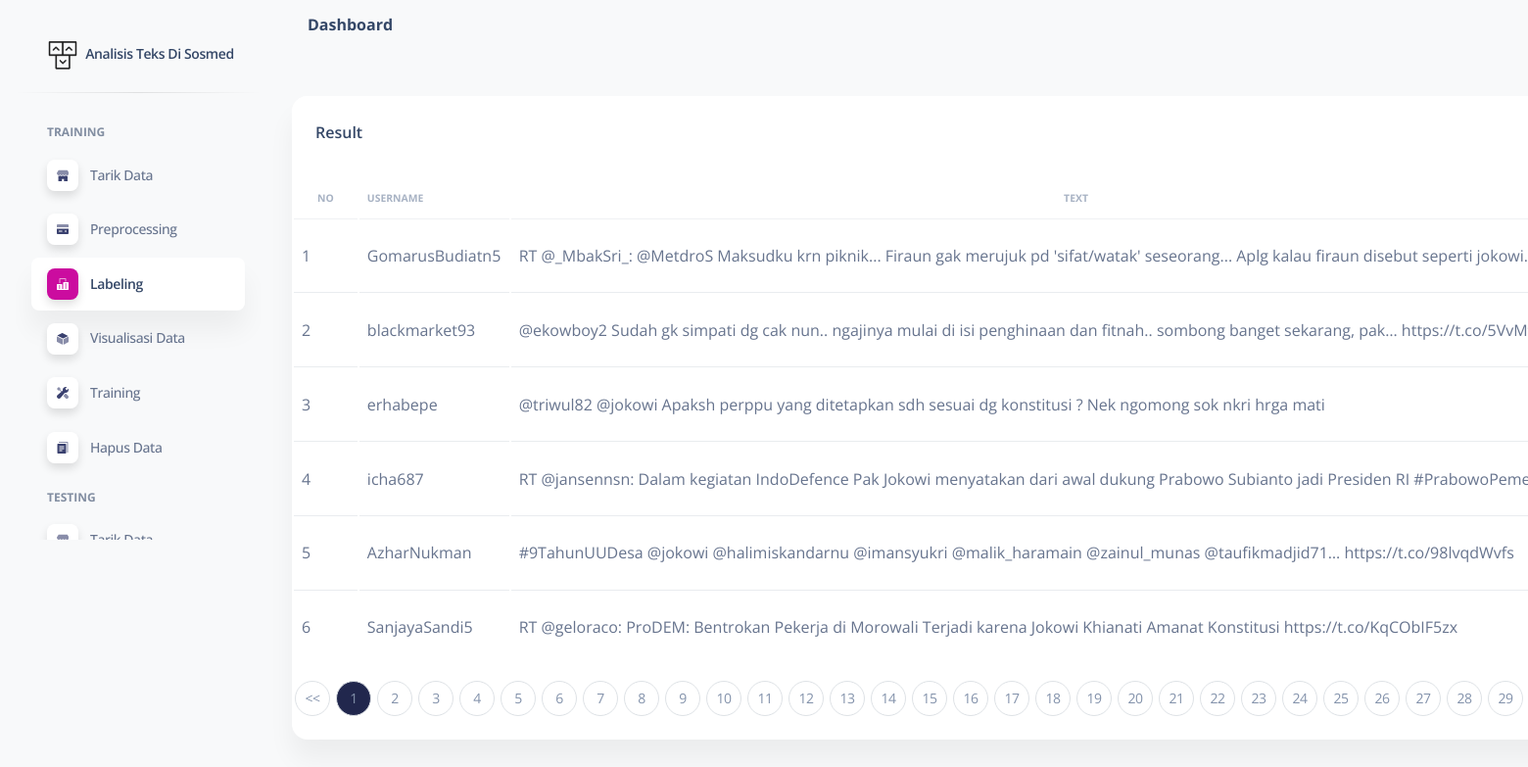
The page /labeling.php on the database its author committed.
### tables this page shows
CREATE TABLE `ftweet` (
  `id` int(10) NOT NULL,
  `username` varchar(30) NOT NULL,
  `text_raw` varchar(1000) NOT NULL,
  `text_process` varchar(1000) NOT NULL,
  `sentiment` int(1) NOT NULL
);

### labeling.php (the view, shortened to what this page needs)
<!DOCTYPE html>
<html lang="en">
<head>
  <?php
    include "koneksi.php";
  ?>
  <link href="assets/css/nucleo-icons.css" rel="stylesheet" />
  <link href="assets/css/nucleo-svg.css" rel="stylesheet" />
  <link href="assets/css/nucleo-svg.css" rel="stylesheet" />
  <link id="pagestyle" href="assets/css/soft-ui-dashboard.css?v=1.0.6" rel="stylesheet" />
</head>
<body class="g-sidenav-show  bg-gray-100">
  <aside class="sidenav navbar navbar-vertical navbar-expand-xs border-0 border-radius-xl my-3 fixed-start ms-3 " id="sidenav-main">
    <div class="sidenav-header">
      <a class="navbar-brand m-0" href="Index.php" target="_blank">
        <img src="assets/img/logo-ct-dark.png" class="navbar-brand-img h-100" alt="main_logo">
        <span class="ms-1 font-weight-bold">Analisis Teks Di Sosmed</span>
      </a>
    </div>
    <hr class="horizontal dark mt-0">
    <div class="collapse navbar-collapse  w-auto " id="sidenav-collapse-main">
      <ul class="navbar-nav">
      <li class="nav-item mt-3">
          <h6 class="ps-4 ms-2 text-uppercase text-xs font-weight-bolder opacity-6">Training</h6>
        </li>
        <li class="nav-item">
          <a class="nav-link  " href="Index.php">
            <div class="icon icon-shape icon-sm shadow border-radius-md bg-white text-center me-2 d-flex align-items-center justify-content-center">
            </div>
            <span class="nav-link-text ms-1">Tarik Data</span>
          </a>
        </li>
        <li class="nav-item">
          <a class="nav-link  " href="preprocessing.php">
            <div class="icon icon-shape icon-sm shadow border-radius-md bg-white text-center me-2 d-flex align-items-center justify-content-center">
            </div>
            <span class="nav-link-text ms-1">Preprocessing</span>
          </a>
        </li>
        <li class="nav-item">
          <a class="nav-link  active" href="labeling.php">
            <div class="icon icon-shape icon-sm shadow border-radius-md bg-white text-center me-2 d-flex align-items-center justify-content-center">
            </div>
            <span class="nav-link-text ms-1">Labeling</span>
          </a>
        </li>
        <li class="nav-item">
          <a class="nav-link  " href="visdat.php">
            <div class="icon icon-shape icon-sm shadow border-radius-md bg-white text-center me-2 d-flex align-items-center justify-content-center">
            </div>
            <span class="nav-link-text ms-1">Visualisasi Data</span>
          </a>
        </li>
        <li class="nav-item">
          <a class="nav-link  " href="training.php">
            <div class="icon icon-shape icon-sm shadow border-radius-md bg-white text-center me-2 d-flex align-items-center justify-content-center">
            </div>
            <span class="nav-link-text ms-1">Training</span>
          </a>
        </li>
        <li class="nav-item">
          <a class="nav-link " href="hapusdata.php">
            <div class="icon icon-shape icon-sm shadow border-radius-md bg-white text-center me-2 d-flex align-items-center justify-content-center">
            </div>
            <span class="nav-link-text ms-1">Hapus Data</span>
          </a>
        </li>
        <li class="nav-item mt-3">
          <h6 class="ps-4 ms-2 text-uppercase text-xs font-weight-bolder opacity-6">Testing</h6>
        </li>
        <li class="nav-item">
          <a class="nav-link  " href="tariktesting.php">
            <div class="icon icon-shape icon-sm shadow border-radius-md bg-white text-center me-2 d-flex align-items-center justify-content-center">
            </div>
            <span class="nav-link-text ms-1">Tarik Data</span>
          </a>
        </li>
      </ul>
    </div>
  </aside>
  <main class="main-content position-absolute max-height-vh-100 h-100 border-radius-lg ">
    <nav class="navbar navbar-main navbar-expand-lg px-0 mx-4 shadow-none border-radius-xl" id="navbarBlur" navbar-scroll="true">
      <div class="container-fluid py-1 px-3">
        <nav aria-label="breadcrumb">
          <h6 class="font-weight-bolder mb-0">Dashboard</h6>
        </nav>
      </div>
    </nav>
    <div class="container-fluid py-4">
      <div class="row my-4">
        <div class="col-lg-8 col-md-6 mb-md-0 mb-4 w-100">
          <div class="card" style="width: ;">
            <div class="card-header pb-0">
              <div class="row">
                <div class="col-lg-6 col-7">
                  <h6>Result</h6>
                </div>
              </div>
            </div>
            <div class="card-body px-0 pb-2">
              <div class="table">
                <table class="table align-items-center mb-0">
                  <thead>
                    <tr>
                      <th class="text-uppercase text-secondary text-xxs font-weight-bolder opacity-7">No</th>
                      <th class="text-uppercase text-secondary text-xxs font-weight-bolder opacity-7 ps-2">Username</th>
                      <th class="text-center text-uppercase text-secondary text-xxs font-weight-bolder opacity-7">Text</th>
                    </tr>
                  </thead>
                  <tbody>
                    <tbody>
                      <?php
                          $batas = 6;
                          $halaman = isset($_GET['halaman'])?(int)$_GET['halaman'] : 1;
                          $halaman_awal = ($halaman>1) ? ($halaman * $batas) - $batas : 0;
                          $previous = $halaman - 1;
                          $data = mysqli_query($conn,"select * from ftweet");
                          $jumlah_data = mysqli_num_rows($data);
                          $total_halaman = ceil($jumlah_data / $batas);
                          $data = mysqli_query($conn,"select * from ftweet limit $halaman_awal, $batas");
                          $nomor = $halaman_awal+1;
                          while($d = mysqli_fetch_array($data)){
                              ?>
                              <form name="update_sentimen" method="post" >
                              <tr>
                                  <td><?php echo $nomor++; ?></td>
                                  <td><?php echo $d['username'] ?></td>
                                  <td class="text-wrap"><?php echo $d['text_raw'] ?></td>
                              </tr>
                              </form>
                              <?php
                                }
                              ?>
                  </tbody>
                </table>
              </div>
              <nav>
                  <ul class="pagination justify-content-center">
                      <li class="page-item">
                          <a class="page-link" style="background-color: ;" <?php if($halaman > 1){ echo "href='?halaman=$previous'"; } ?>><<</a>
                      </li>
                      <?php
                      for($x=1;$x<=$total_halaman;$x++){
                          ?>
                          <li class="page-item"><a class="page-link" <?php if($x == $halaman){ echo 'style="background-color:#21274D"';}?>  href="?halaman=<?php echo $x ?>"><?php echo $x; ?></a></li>
                          <?php
                      }
                      ?>
                  </ul>
              </nav>
            </div>
          </div>
        </div>
    </div>
  </main>
</body>
</html>

### assets/css/nucleo-svg.css (style rules this page uses)
.icon { display: inline-block; color: #111111; height: 1em; width: 1em; }
.icon-sm { height: 0.8em; width: 0.8em; }
.icon { fill: currentColor; stroke: none; }

### rows shown on the page
ftweet: username "GomarusBudiatn5", text_raw "RT @_MbakSri_: @MetdroS Maksudku krn piknik... Firaun gak merujuk pd 'sifat/watak' seseorang... Aplg kalau firaun disebut seperti…"
ftweet: username "blackmarket93", text_raw "@ekowboy2 Sudah gk simpati dg cak nun.. ngajinya mulai di isi penghinaan dan fitnah.. sombong banget sekarang, pak……"
ftweet: username "erhabepe", text_raw "@triwul82 @jokowi Apaksh perppu yang ditetapkan sdh sesuai dg konstitusi ? Nek ngomong sok nkri hrga mati"
ftweet: username "icha687", text_raw "RT @jansennsn: Dalam kegiatan IndoDefence Pak Jokowi menyatakan dari awal dukung Prabowo Subianto jadi Presiden RI…"
ftweet: username "AzharNukman", text_raw "#9TahunUUDesa @jokowi @halimiskandarnu @imansyukri @malik_haramain @zainul_munas @taufikmadjid71… https://t.co/98lvqdWvfs"
ftweet: username "SanjayaSandi5", text_raw "RT @geloraco: ProDEM: Bentrokan Pekerja di Morowali Terjadi karena Jokowi Khianati Amanat Konstitusi https://t.co/KqCObIF5zx"
